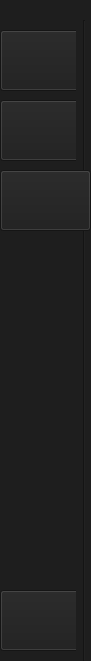
     <widget class="QWidget" name="widget_5" native="true">
      <property name="geometry">
       <rect>
        <x>0</x>
        <y>-10</y>
        <width>91</width>
        <height>661</height>
       </rect>
      </property>
      <widget class="QWidget" name="buttons_4" native="true">
       <property name="geometry">
        <rect>
         <x>0</x>
         <y>0</y>
         <width>91</width>
         <height>691</height>
        </rect>
       </property>
       <property name="styleSheet">
        <string notr="true">background-color: rgb(30, 30, 30);</string>
       </property>
       <widget class="QPushButton" name="requests_chatting_button">
        <property name="geometry">
         <rect>
          <x>0</x>
          <y>30</y>
          <width>91</width>
          <height>61</height>
         </rect>
        </property>
        <property name="cursor">
         <cursorShape>PointingHandCursor</cursorShape>
        </property>
        <property name="styleSheet">
         <string notr="true">QPushButton{
background-image:url(:/icons/icons/Vector.png);
 background-position: center;
background-size: 50px;
 background-repeat: no-repeat;
}</string>
        </property>
        <property name="text">
         <string/>
        </property>
        <property name="icon">
         <iconset>
          <normaloff>../GUI desgin/GUI desgin/setting/icons/Vector.png</normaloff>../GUI desgin/GUI desgin/setting/icons/Vector.png</iconset>
        </property>
        <property name="iconSize">
         <size>
          <width>50</width>
          <height>50</height>
         </size>
        </property>
       </widget>
       <widget class="QPushButton" name="requests_requests_button">
        <property name="geometry">
         <rect>
          <x>0</x>
          <y>100</y>
          <width>91</width>
          <height>61</height>
         </rect>
        </property>
        <property name="cursor">
         <cursorShape>PointingHandCursor</cursorShape>
        </property>
        <property name="styleSheet">
         <string notr="true">QPushButton{
background-image:url(:/icons/icons/Group 1.png);
 background-position: center;
background-size: 50px;
 background-repeat: no-repeat;
}</string>
        </property>
        <property name="text">
         <string/>
        </property>
        <property name="icon">
         <iconset>
          <normaloff>../GUI desgin/GUI desgin/setting/icons/Group 1.png</normaloff>../GUI desgin/GUI desgin/setting/icons/Group 1.png</iconset>
        </property>
        <property name="iconSize">
         <size>
          <width>50</width>
          <height>50</height>
         </size>
        </property>
       </widget>
       <widget class="QPushButton" name="requests_exit_button">
        <property name="geometry">
         <rect>
          <x>0</x>
          <y>590</y>
          <width>81</width>
          <height>61</height>
         </rect>
        </property>
        <property name="cursor">
         <cursorShape>PointingHandCursor</cursorShape>
        </property>
        <property name="styleSheet">
         <string notr="true">QPushButton{
background-image:url(:/icons/icons/Sign-out.png);
 background-position: center;
background-size: 50px;
 background-repeat: no-repeat;
}</string>
        </property>
        <property name="text">
         <string/>
        </property>
        <property name="icon">
         <iconset>
          <normaloff>../GUI desgin/GUI desgin/setting/icons/Sign-out.png</normaloff>../GUI desgin/GUI desgin/setting/icons/Sign-out.png</iconset>
        </property>
        <property name="iconSize">
         <size>
          <width>50</width>
          <height>50</height>
         </size>
        </property>
       </widget>
       <widget class="Line" name="line_7">
        <property name="geometry">
         <rect>
          <x>76</x>
          <y>20</y>
          <width>16</width>
          <height>641</height>
         </rect>
        </property>
        <property name="orientation">
         <enum>Qt::Vertical</enum>
        </property>
       </widget>
       <widget class="QPushButton" name="requests_settings_button">
        <property name="geometry">
         <rect>
          <x>0</x>
          <y>170</y>
          <width>91</width>
          <height>61</height>
         </rect>
        </property>
        <property name="cursor">
         <cursorShape>PointingHandCursor</cursorShape>
        </property>
        <property name="styleSheet">
         <string notr="true">QPushButton{
background-image: url(:/icons/icons/settings.png);
 background-position: center;
background-size: 50px;
 background-repeat: no-repeat;
}</string>
        </property>
        <property name="text">
         <string/>
        </property>
        <property name="icon">
         <iconset>
          <normaloff>../GUI desgin/GUI desgin/setting/icons/Group 1.png</normaloff>../GUI desgin/GUI desgin/setting/icons/Group 1.png</iconset>
        </property>
        <property name="iconSize">
         <size>
          <width>50</width>
          <height>50</height>
         </size>
        </property>
       </widget>
      </widget>
     </widget>
